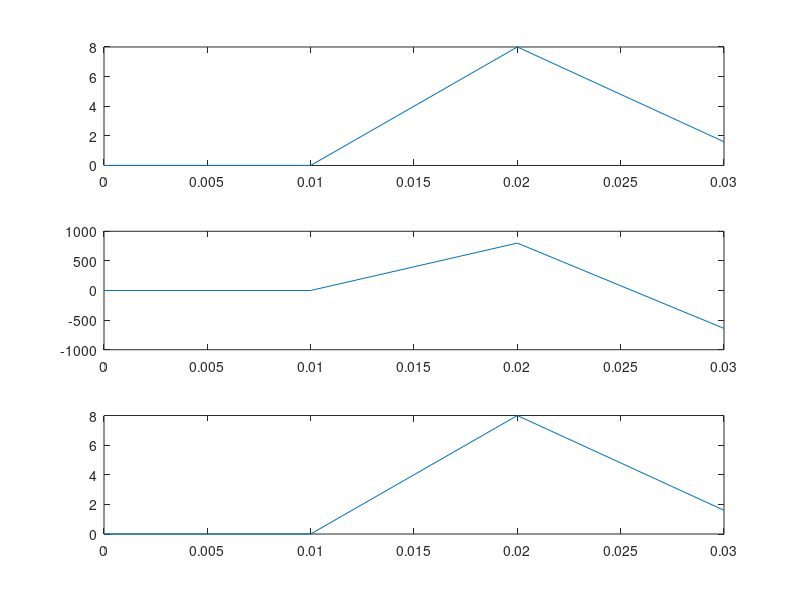

MATLAB code for this plot:
clear all;
close all;
clc;
Ts=0.01;
H=tf(8, [1 0.8 0], Ts)
H.variable='z^-1'
t=0:Ts:6;
figure(1);
subplot(3,1,1);
[y,t]=step(H);
plot(t,y);
subplot(3,1,2);
[y1,t]=impulse(H);
plot(t,y1);
subplot(3,1,3);
u=square(0.1*t)
[y3,t]=lsim(H,u,t);
plot(t,y3);